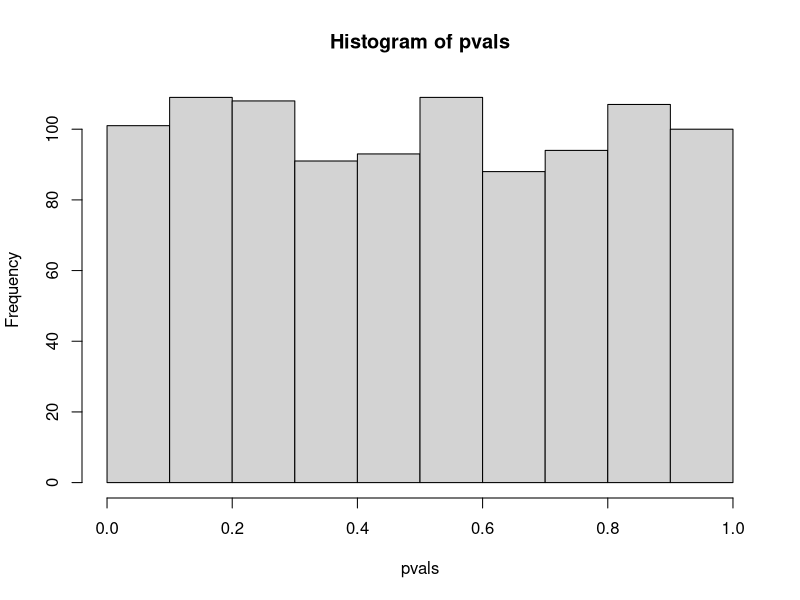
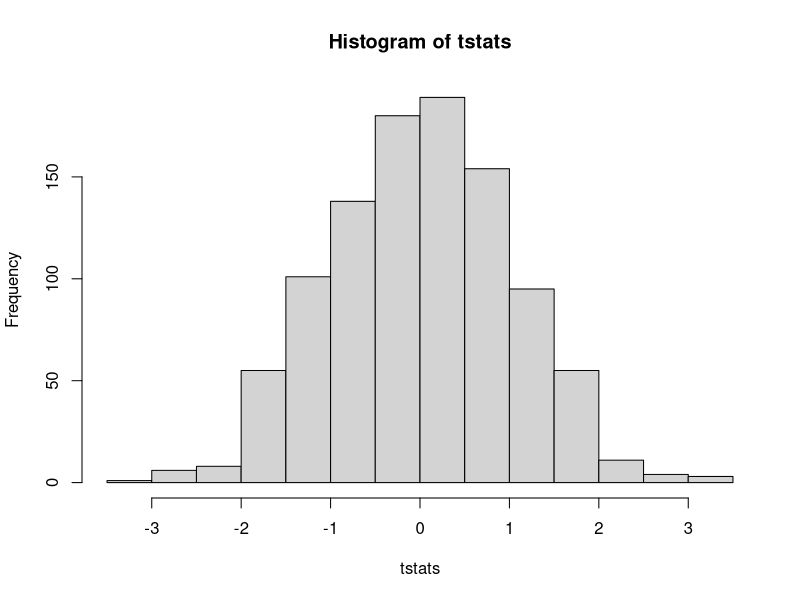
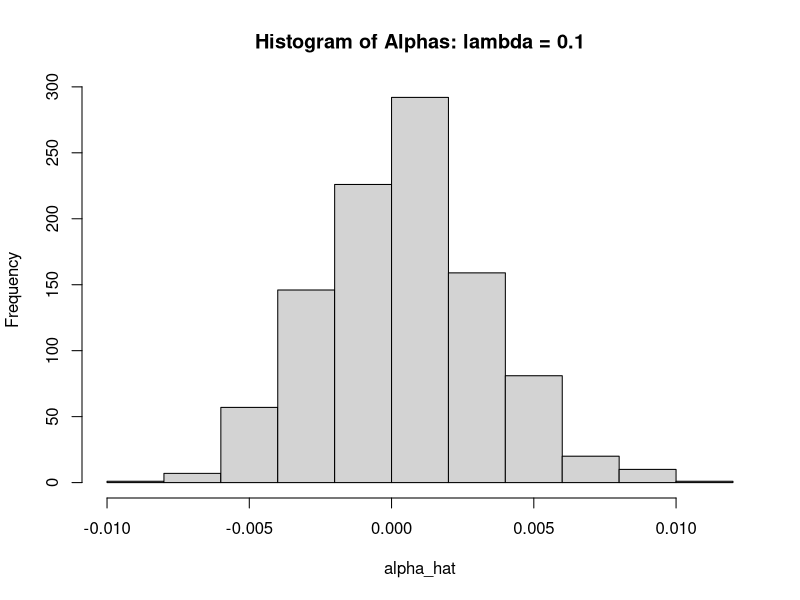
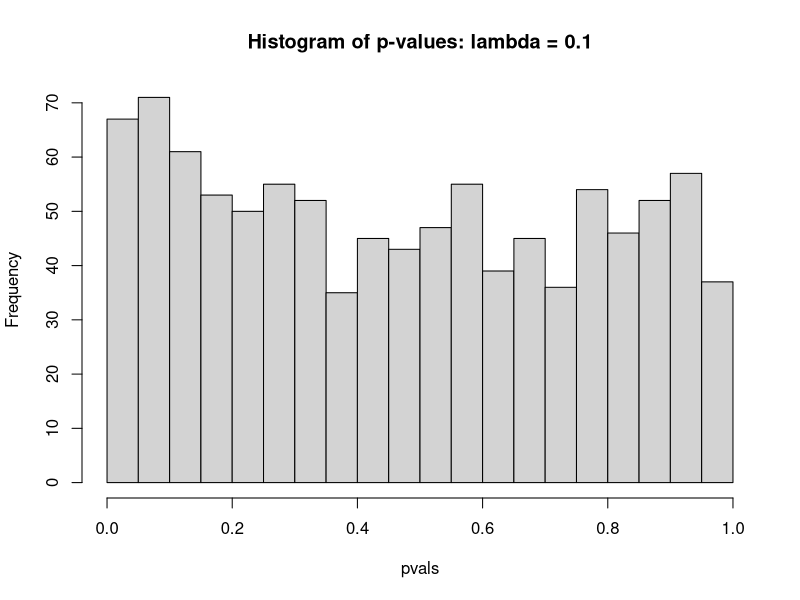
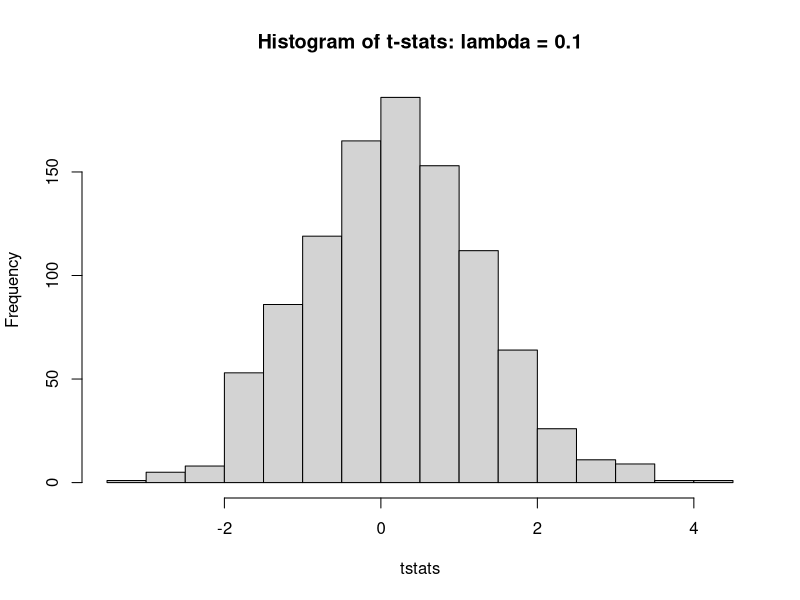
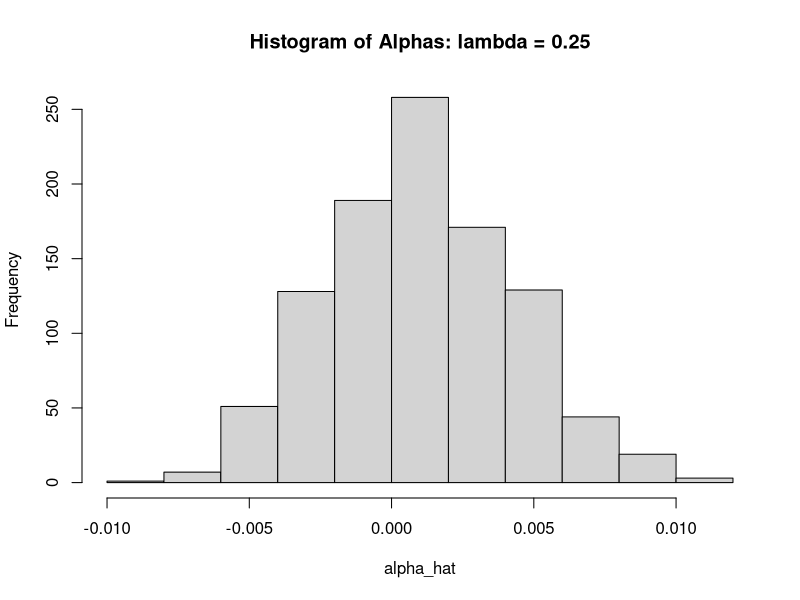
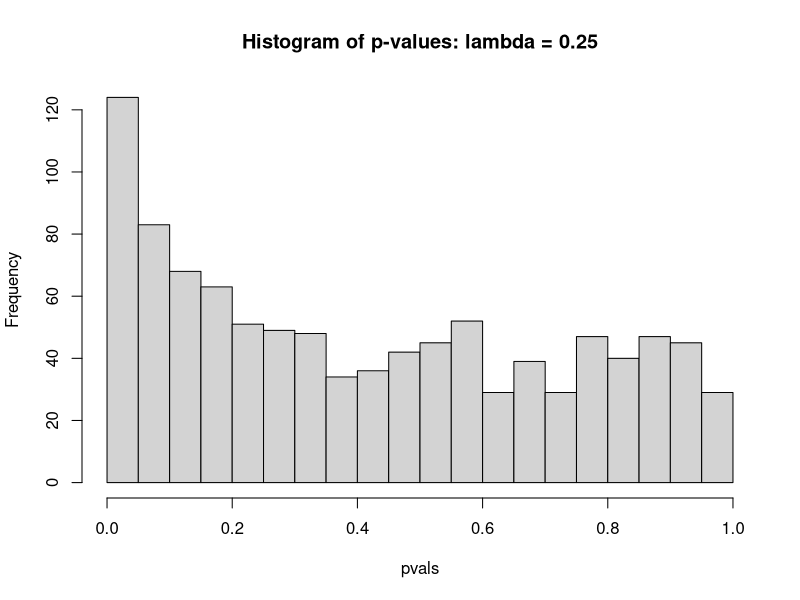
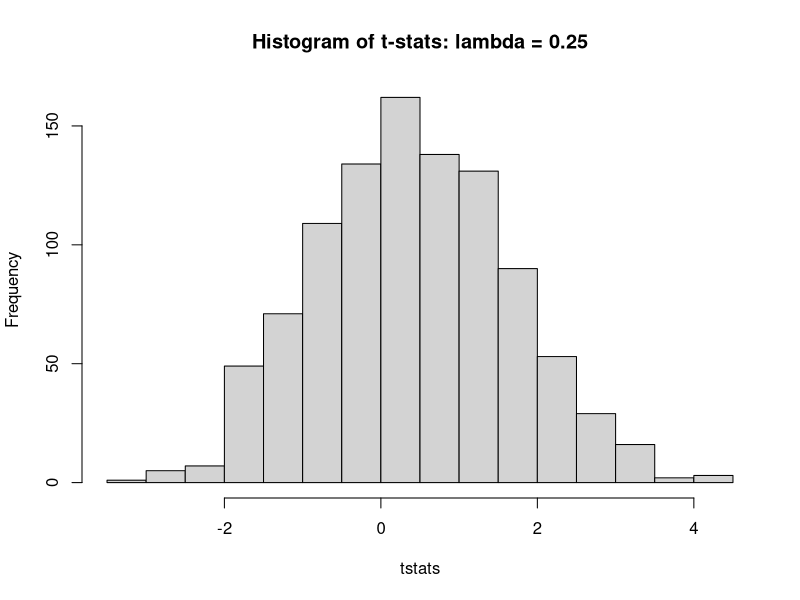

Source code (R) for these figures, in order:
## ---- chunk 1
knitr::opts_chunk$set(echo = TRUE)
## ---- chunk 2
## generate variables and simulated data
N <- 1000
T <- 120
mean_mkt <- 0.05/12
sd_mkt <- 0.2/sqrt(12)
sd_res <- 0.1/sqrt(12)
alpha <- rep(0, N)

M <- matrix(rep(rnorm(T, mean = mean_mkt, sd = sd_mkt), N), nrow=T)
M_res <- matrix(rnorm(N*T, mean = 0, sd = sd_res), nrow=T)
M_alpha <- matrix(rep(alpha, T), nrow = T)

## simulate returns in a T by N matrix. Each column is a fund.
M_ret <- M_alpha + M + M_res

## initialize alpha estimates, pvalues, and tstats
alpha_hat = rep(0, N)
pvals = rep(0, N)
tstats = rep(0, N)

## run a regression for each fund 
for (i in 1:N){
  Y <- M_ret[, i]
  X <- M[, i]
  
  mod <- lm(Y~X)
  summ <- summary(mod)
  
  alpha_hat[i] <- summ$coefficients[1, 1]
  tstats[i] <- summ$coefficients[1, 3]
  pvals[i] <- summ$coefficients[1, 4]
  
  ## code to generate one-sided p-value (default output is two-sided)
  # pvals[i] <- ifelse(tstats[i] > 0, 
  #                   summary(mod)$coefficients[1, 4]/2,
  #                   1 - summary(mod)$coefficients[1, 4]/2)
                     
}

## ---- chunk 3
hist(pvals, breaks = 10)
hist(tstats, breaks = 16)
## ---- chunk 4
j <- 0
## intialize the true positive, false negative, false positive and true negative 
## vectors for part (b)
tp <- rep(0, 5)
fn <- rep(0, 5)
fp <- rep(0, 5)
tn <- rep(0, 5)
num <-  rep(0, 5)
for (lambda in c(0.1, 0.25, 0.5, 0.75)){
  
  ## generate a proportion of positive alphas
  alpha <- c(rep(0.05/12, lambda*N), rep(0, (1-lambda)*N))
  M_alpha <- matrix(rep(alpha, T), nrow = T, byrow = TRUE)
  
  ## skilled funds correspond to the first lambda*N columns of the matrix
  M_ret <- M_alpha + M + M_res
  
  alpha_hat = rep(0, N)
  pvals = rep(0, N)
  tstats = rep(0, N)
  
  ## run regressions for each fund
  for (i in 1:N){
    Y <- M_ret[, i]
    X <- M[, i]
    
    mod <- lm(Y~X)
    summ <- summary(mod)
    
    alpha_hat[i] <- summ$coefficients[1, 1]
    tstats[i] <- summ$coefficients[1, 3]
    pvals[i] <- summ$coefficients[1, 4]
  
  ## code to generate one-sided p-value (default output is two-sided)
  # pvals[i] <- ifelse(tstats[i] > 0, 
  #                   summary(mod)$coefficients[1, 4]/2,
  #                   1 - summary(mod)$coefficients[1, 4]/2)
    
  }
  
  ## generate some histograms
  title = paste0("Histogram of Alphas: lambda = ", lambda)
  hist(alpha_hat, breaks = 10, main = title)
  title = paste0("Histogram of p-values: lambda = ", lambda)
  hist(pvals, breaks = 20, main = title)
  title = paste0("Histogram of t-stats: lambda = ", lambda)
  hist(tstats, breaks = 16, main = title)
  
  ## compute false positives and negatives
  skilled_pvals <- pvals[1:(lambda*N)]
  skilled_tstats <- tstats[1:(lambda*N)]
  
  unskilled_pvals <- pvals[(lambda*N+1):N]
  unskilled_tstats <- tstats[(lambda*N+1):N]
  
  j <- j+1
  
  tp[j] <- length(skilled_pvals[(skilled_pvals < 0.05) & 
                                  (skilled_tstats > 0)])
  fn[j] <- lambda*N - tp[j]
  fp[j] <- length(unskilled_pvals[(unskilled_pvals < 0.05) & 
                                    (unskilled_tstats > 0)])
  tn[j] <- (1-lambda)*N - fp[j]
  
  ## number of insignificant skilled estimates
  num[j] <-  lambda*N - length(skilled_pvals[(skilled_pvals < 0.05)])
}
